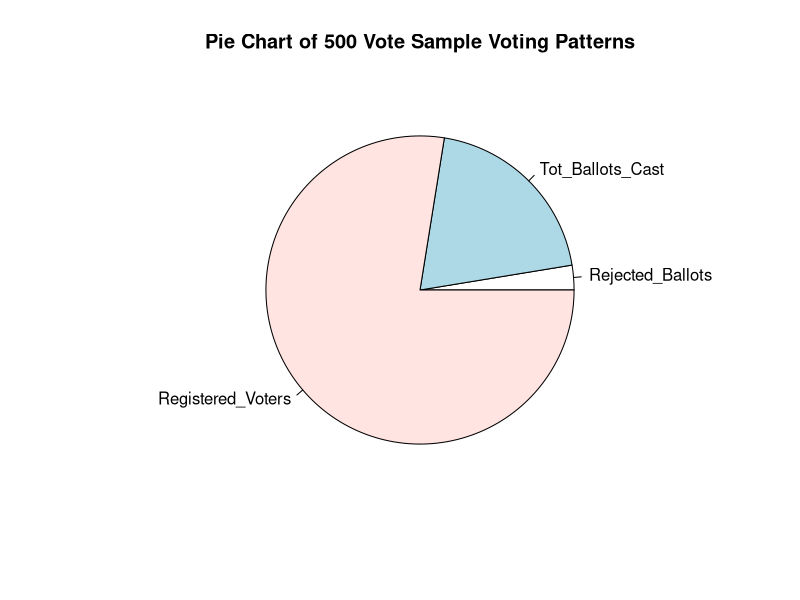
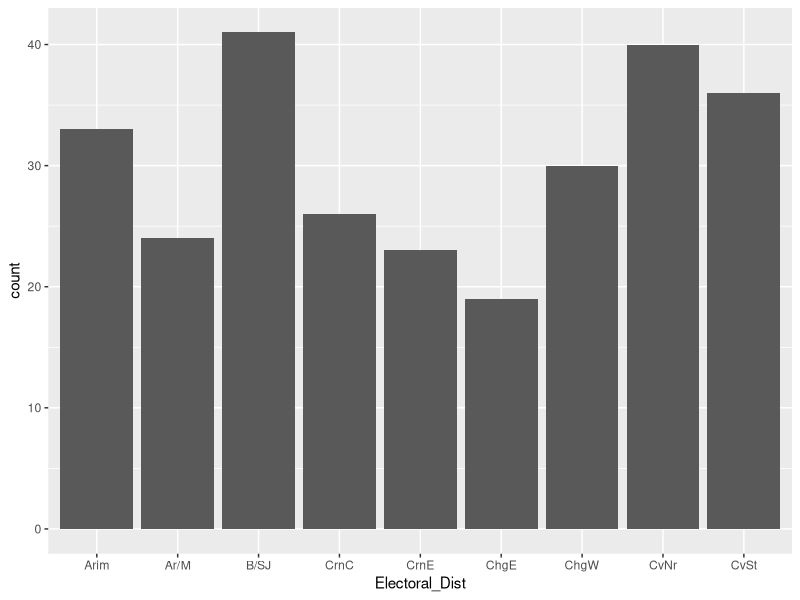
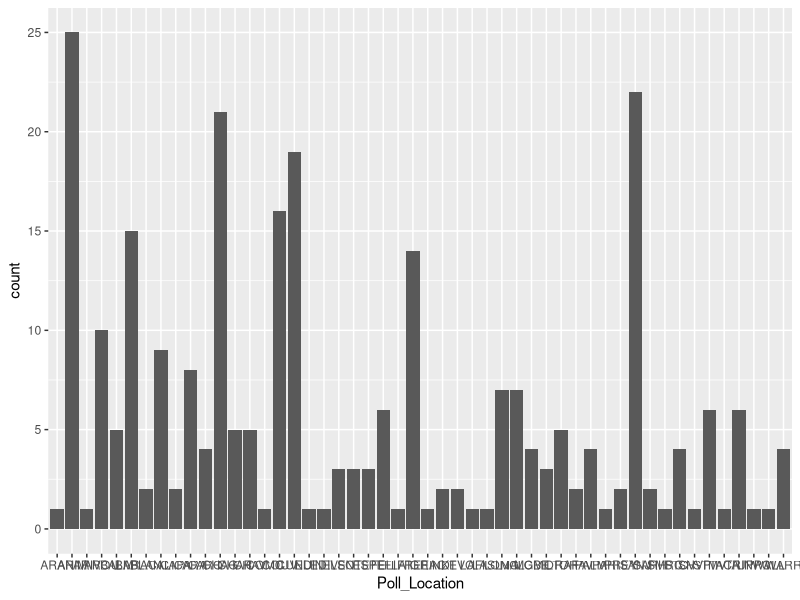

Recreate these plots in R, in order.
## ---- chunk 1
library(tidyverse)
library(ggplot2)

election <- read_csv(file = "../2010_Election_Results_TNT_clean.csv")

electionHead <- head(election,500) %>% drop_na()

## ---- chunk 2
electionHead
## ---- chunk 3
sum(electionHead$Rejected_Ballots)

sum(electionHead$Tot_Ballots_Cast)

electionHead$PNM <- as.double(electionHead$Registered_Voters)

sum(electionHead$PNM)


slices <- c(sum(electionHead$COP), sum(electionHead$UNC),sum(electionHead$PNM))
lbls <- c("Rejected_Ballots", "Tot_Ballots_Cast", "Registered_Voters")
pie(slices, labels = lbls, main="Pie Chart of 500 Vote Sample Voting Patterns")




## ---- chunk 4

ggplot(data = electionHead, aes(x=Electoral_Dist)) +
  geom_bar() + scale_x_discrete(labels = abbreviate)

ggplot(data = electionHead, aes(x=Poll_Location)) +
  geom_bar() + scale_x_discrete(labels = abbreviate)
